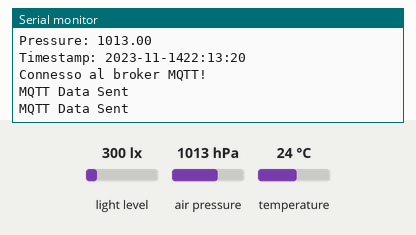
Simulated run of this sketch. Board: ESP32. On the bench: the last lines printed to the serial monitor. The test bench sets the inputs (shaded band); at power-on: light level 300 lx, air pressure 1013 hPa, temperature 24 °C. WiFi joins after 1.5 s; servers stay silent unless stated; the local clock reads 2024-03-15 10:24:30 at power-on unless the sketch sets it; no MQTT or app messages arrive unless stated.

Above: at 2.7 s.
2.8 s: light level set to 40 lx
At 7.3 s:
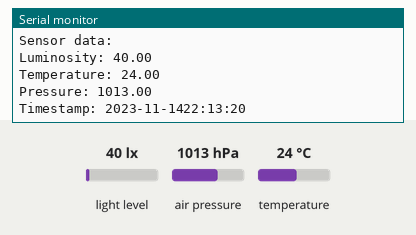
8.8 s: air pressure set to 952 hPa
At 10.3 s:
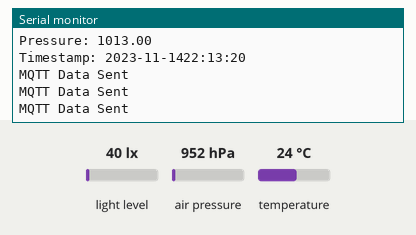
14.8 s: temperature set to 12 °C
At 17.3 s:
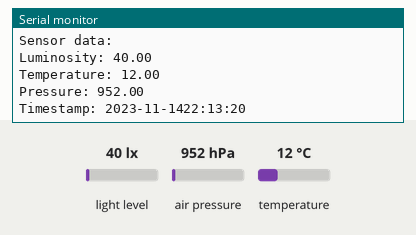

The sketch:

Lettura-mqtt.ino
```cpp
#include <Wire.h>
#include <Adafruit_Sensor.h>
#include <Adafruit_BMP280.h>
#include <RTClib.h>
#include <WiFi.h>
#include <PubSubClient.h>
#include <BH1750.h>
#include <freertos/FreeRTOS.h>
#include <freertos/task.h>
#include <freertos/semphr.h>


RTC_PCF8523 rtc;
TaskHandle_t TaskSensorData;
TaskHandle_t TaskMQTT;
SemaphoreHandle_t dataMutex;


Adafruit_BMP280 bmp;
BH1750 lightMeter;


const char* ssid = "TP-Link_BB96";
const char* password = "*******";
const char* mqtt_server = "192.168.1.105"; //Indirizzo IP del server MQTT
const int mqtt_port = 1883;

WiFiClient espClient;
PubSubClient client(espClient);

float luminosity, temperature, pressure;
String timestamp =" ";

//task per la lettura dei dati dai sensori
void readSensorData(void *pvParameters){
  TickType_t lastWakeTime = xTaskGetTickCount();
  while(1){

    DateTime pcTime = DateTime(F(__DATE__), F(__TIME__));
    rtc.adjust(pcTime);

    float currentLuminosity = lightMeter.readLightLevel();
    float currentTemperature = bmp.readTemperature();
    float currentPressure = bmp.readPressure() / 100.0F;


    DateTime now = rtc.now();
    String currentTimestamp = String(now.year()) + "-" +
                              String(now.month()) + "-" +
                              String(now.day()) + "" +
                              String(now.hour()) + ":" +
                              String(now.minute()) + ":" +
                              String(now.second());
//richiesta di accesso al semaforo
xSemaphoreTake(dataMutex, portMAX_DELAY);

    luminosity = currentLuminosity;
    temperature = currentTemperature;
    pressure = currentPressure;
    timestamp = currentTimestamp;

//rilascia il semaforo acquisito precedentemente
xSemaphoreGive(dataMutex);

Serial.println("Sensor data: ");
Serial.print("Luminosity: ");
Serial.println(luminosity);
Serial.print("Temperature: ");
Serial.println(temperature);
Serial.print("Pressure: ");
Serial.println(pressure);
Serial.print("Timestamp: ");
Serial.println(timestamp);

vTaskDelayUntil(&lastWakeTime, pdMS_TO_TICKS(5000));
}
}


//Funzione per riconnettersi al broker MQTT in caso di disconnessione e per inviare dati
void sendMQTTData(void *pvParameters){
  TickType_t lastWakeTime = xTaskGetTickCount();
  while(1){
    if(!client.connected()){
      if(client.connect("ESP32Client")){
      Serial.println("Connesso al broker MQTT!");}
    else{
      Serial.println("Connessione al broker MQTT fallita");
  vTaskDelayUntil(&lastWakeTime, pdMS_TO_TICKS(5000));
  continue;
    }
  }

  xSemaphoreTake(dataMutex, portMAX_DELAY);

  client.publish("luminosity", String(luminosity).c_str());
  client.publish("temperature", String(temperature).c_str());
  client.publish("pressure", String(pressure).c_str());
  client.publish("timestamp", timestamp.c_str());

  xSemaphoreGive(dataMutex);

  Serial.println("MQTT Data Sent");

  vTaskDelayUntil(&lastWakeTime, pdMS_TO_TICKS(1000));
  }
}

 void setup() {

 Serial.begin(115200);
 Wire.begin();

  if(!bmp.begin()){
    Serial.println("Errore inizializzazione BMP280");
  while(1);
  }

  if(!lightMeter.begin()){
    Serial.println("Errore inizializzazione BH1750");
  while(1);
  }

  if(!rtc.begin()){
    Serial.println("Impossibile trovare il modulo RTC");
  while(1);
  }

//crea un semaforo di mutua esclusione
dataMutex = xSemaphoreCreateMutex();

  //Connessione alla WiFi
WiFi.begin(ssid, password );
  while(WiFi.status() != WL_CONNECTED) {
    delay(250);
    Serial.println("Connessione WiFi in corso...");
  }
  Serial.println("WiFi Connesso");
  Serial.println(WiFi.localIP());

//Configurazione del client MQTT
client.setServer(mqtt_server, mqtt_port);

xTaskCreatePinnedToCore(
  readSensorData,
  "TaskSensorData",
  10000,
  NULL,
  1,
  &TaskSensorData,
  0); //core 0


xTaskCreatePinnedToCore(
  sendMQTTData,
  "TaskMQTT",
  10000,
  NULL,
  1,
  &TaskMQTT,
  1); }


void loop(){
    delay(5000);
}
```

Measured:
- after the input at 2.8 s, the serial monitor: prints a new line after 3.7 s (image 1)
- after the input at 14.8 s, the serial monitor: prints a new line after 1.7 s (image 3)
